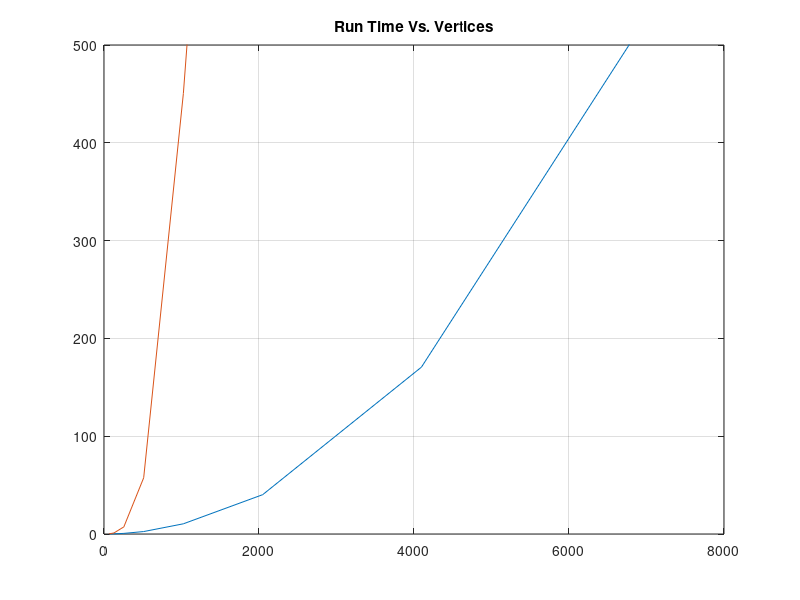

The MATLAB script that drew this image: (Note: this script raises an error after producing the figure.)
%% Average Run Time Vs. Data Size
n = [64 128 256 512 1024 2048 4096 8192];
avgRunTimeDij = [0.044, 0.175 0.634 2.507 10.425 40.234 170.625 674.231];
avgRunTimeFW = [0.157 1.037 7.286 57.487 450.373 1534.445 12402.581 243001.239];

figure
plot(n, avgRunTimeDij, n, avgRunTimeFW)
title('Run Time Vs. Vertices')
grid on
axis([0 8000 0 500])
legend('Dijkstra','Floyd-Warshall','location','se')
xlabel('Number of Vertices (n)')
ylabel('Run Time (seconds)')
%% Average Disance Vs. Data Size
avgDistDij = [2 2 2 2 1 1 1 1];
avgDistFW = [2 2 1 1 1 1 1 1];

figure
plot(n, avgDistDij, n, avgDistFW)
title('Average Distance Vs. Vertices')
grid on
axis([0 8000 0 3])
legend('Dijkstra','Floyd-Warshall','location','se')
xlabel('Number of Vertices (n)')
ylabel('Average Distance')

%% Average Number of Hops Vs. Data Size

avgHopsDij = [2 2 2 2 1 1 1 1];
avgHopsFW = [11 12 12 11 12 11 11 11];

figure
plot(n, avgHopsDij, n, avgHopsFW)
title('Average Hops Vs. Vertices')
grid on
axis([0 8000 0 15])
legend('Dijkstra','Floyd-Warshall','location','se')
xlabel('Number of Vertices (n)')
ylabel('Average Hops')



